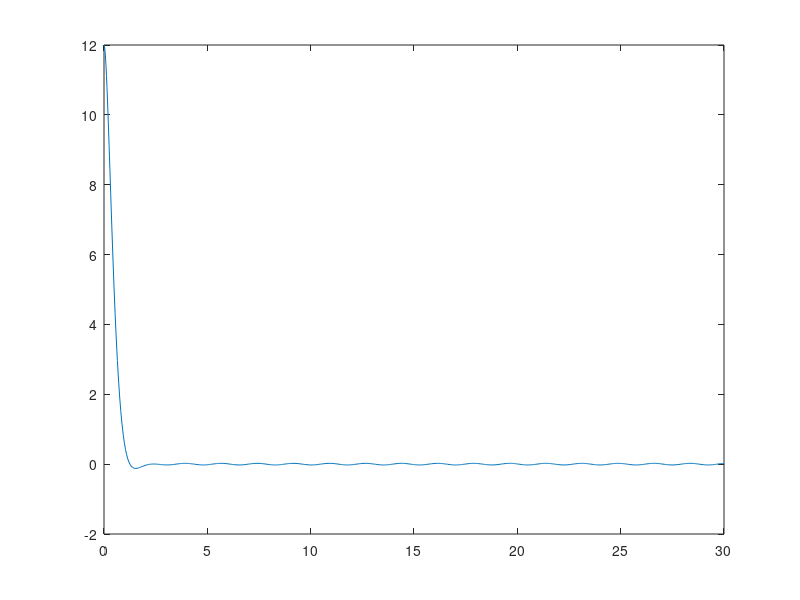

The MATLAB script that drew this image:
close all;
m = 2;
k = 26;
c = 12;
om = 3.6;

DE = @(t, w) [w(2); (1/m)*(-k * w(1) - c*w(2) + cos(om*t))];

tspan = [0, 30];
y0 = 12;
w0 = [y0, 0];

[t, w] = ode45( DE, tspan, w0);
plot(t, w(:,1));
fprintf('Period = %.3f s\n', 2*pi*sqrt(m/k));
fprintf('Natural freq = %.3f rad/s\n', sqrt(k/m));